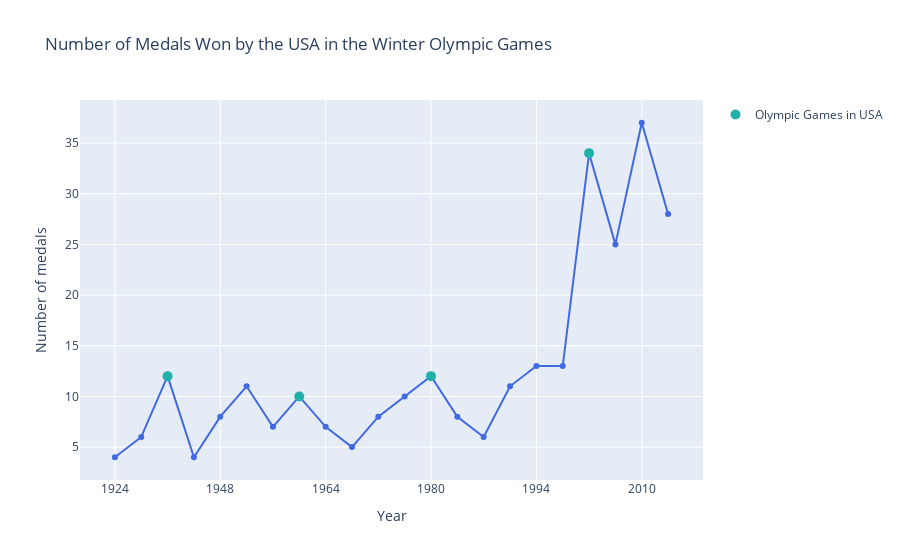

Notebook code for this chart:
### Code cell
medals_winter_num = PlotFigures.plot_medals_per_season(winter=True, percentage=False)
medals_winter_num.show()

### Figure 1 — Plotly figure (JSON) as saved in the notebook; plotly's stock layout.template omitted (floating-point values rounded to 4 significant figures)
{"data": [{"hovertemplate": "<br>Year: %{x}<br>Number of Medals: %{y}<extra></extra>", "legendgroup": "", "line": {"color": "RoyalBlue", "dash": "solid"}, "marker": {"symbol": "circle"}, "mode": "lines+markers", "name": "", "orientation": "v", "showlegend": false, "type": "scatter", "x": ["1924", "1928", "1932", "1936", "1948", "1952", "1956", "1960", "1964", "1968", "1972", "1976", "1980", "1984", "1988", "1992", "1994", "1998", "2002", "2006", "2010", "2014"], "xaxis": "x", "y": [4, 6, 12, 4, 8, 11, 7, 10, 7, 5, 8, 10, 12, 8, 6, 11, 13, 13, 34, 25, 37, 28], "yaxis": "y"}, {"hovertemplate": "<br>Year: %{x}<br>Number of Medals: %{y}<extra></extra>", "marker": {"color": "LightSeaGreen", "size": 10}, "mode": "markers", "name": "Olympic Games in USA", "type": "scatter", "x": ["1932", "1960", "1980", "2002"], "y": [12, 10, 12, 34]}], "layout": {"legend": {"tracegroupgap": 0}, "title": {"text": "Number of Medals Won by the USA in the Winter Olympic Games"}, "xaxis": {"anchor": "y", "domain": [0, 1], "dtick": 4, "tick0": 0, "tickmode": "linear", "title": {"text": "Year"}}, "yaxis": {"anchor": "x", "domain": [0, 1], "title": {"text": "Number of medals"}}}}
